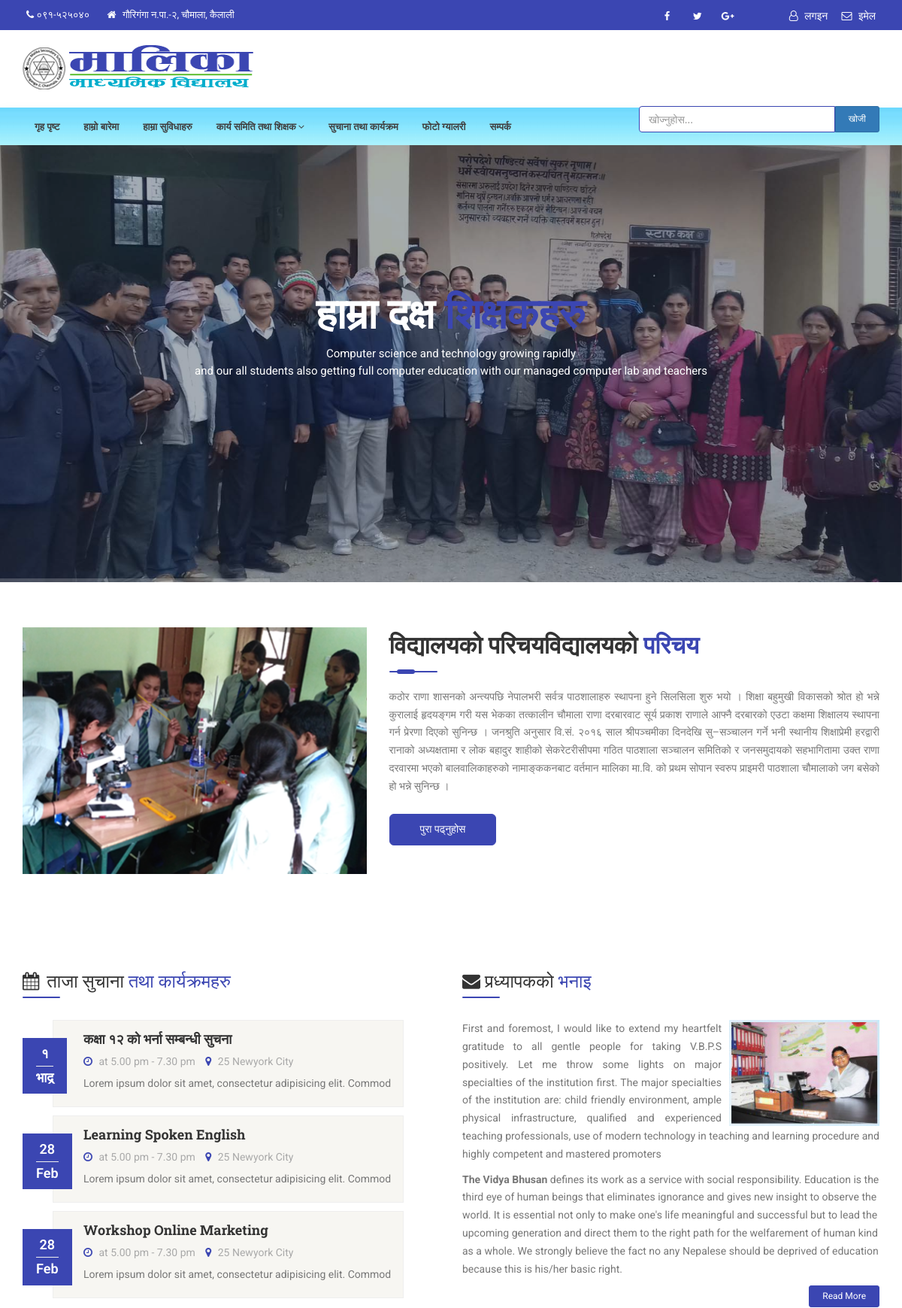
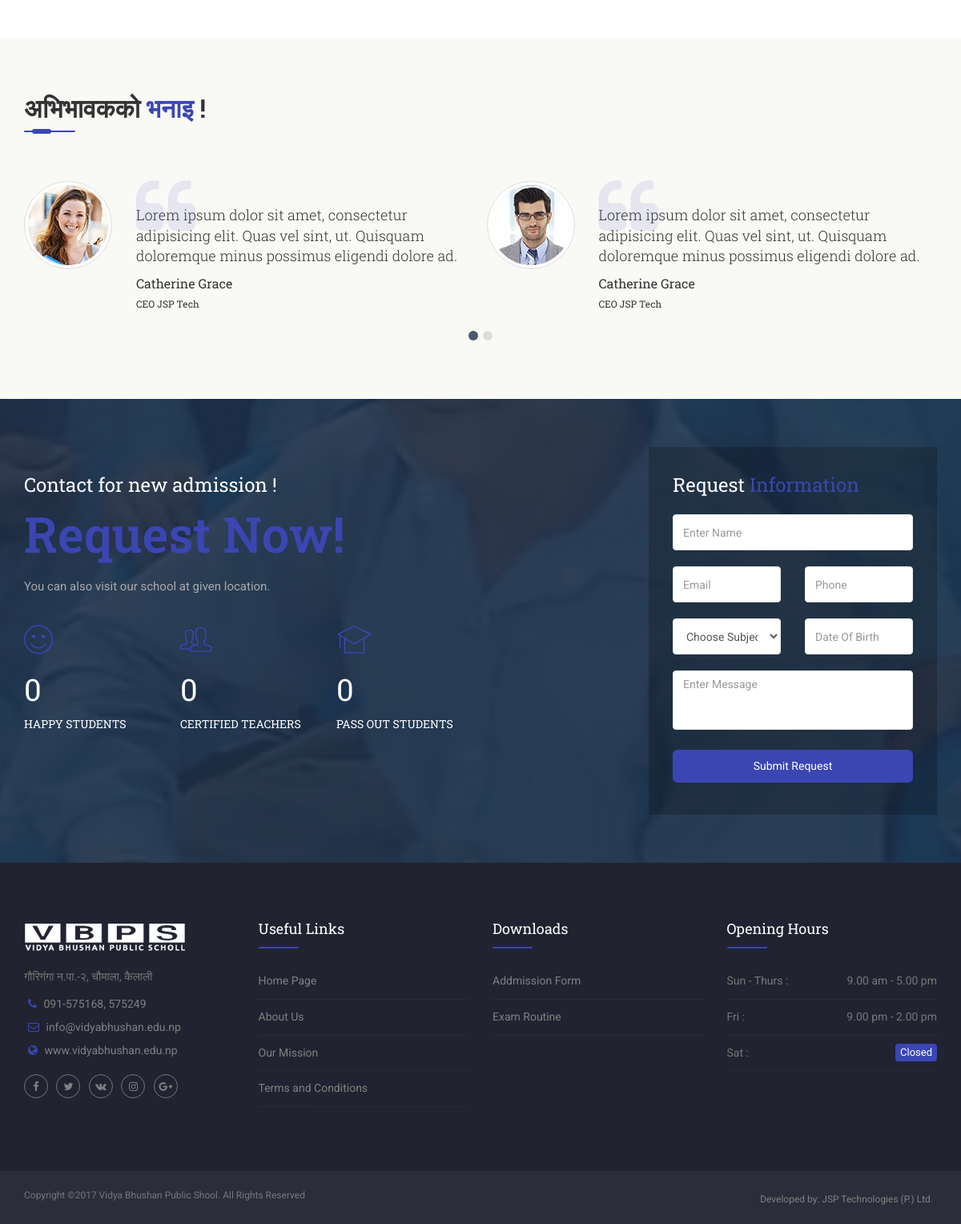
The page / on the database its author committed (2 pictures, top to bottom).
### tables this page shows
CREATE TABLE IF NOT EXISTS `contents` (
  `content_id` int(11) NOT NULL,
  `title` text NOT NULL,
  `content_body` text NOT NULL,
  `status` int(11) NOT NULL
);

### index.php (the view, shortened to what this page needs)
<!DOCTYPE html>
<?php include "includes/connection.php";?>
<html dir="ltr" lang="en">
<head>
<link href="css/bootstrap.min.css" rel="stylesheet" type="text/css">
<link href="css/jquery-ui.min.css" rel="stylesheet" type="text/css">
<link href="css/animate.css" rel="stylesheet" type="text/css">
<link href="css/css-plugin-collections.css" rel="stylesheet"/>
<link href="css/menuzord-megamenu.css" rel="stylesheet"/>
<link id="menuzord-menu-skins" href="css/menuzord-skins/menuzord-boxed.css" rel="stylesheet"/>
<link href="css/style-main.css" rel="stylesheet" type="text/css">
<link href="css/preloader.css" rel="stylesheet" type="text/css">
<link href="css/custom-bootstrap-margin-padding.css" rel="stylesheet" type="text/css">
<link href="css/utility-classes.css" rel="stylesheet" type="text/css">
<link href="css/responsive.css" rel="stylesheet" type="text/css">
<link  href="js/revolution-slider/css/settings.css" rel="stylesheet" type="text/css"/>
<link  href="js/revolution-slider/css/layers.css" rel="stylesheet" type="text/css"/>
<link  href="js/revolution-slider/css/navigation.css" rel="stylesheet" type="text/css"/>
<link href="css/colors/theme-skin-color-set2.css" rel="stylesheet" type="text/css">
</head>
<body class="">
<div id="wrapper" class="clearfix">
  <header id="header" class="header">
    <?php include 'includes/topheader.php'; ?>
    <?php include 'includes/middleheader.php'; ?>
    <?php include 'includes/navheader.php'; ?>
  </header>
  <div class="main-content">
    <?php include 'includes/slidersection.php'; ?>
  <?php
  $select_data = mysqli_query($con, "SELECT * FROM contents where content_id = '1'");
  $data=mysqli_fetch_array($select_data);
  ?>
    <section>
      <div class="container pb-70">
        <div class="section-content">
          <div class="row">
            <div class="col-md-5">
              <img class="img-fullwidth maxwidth500" src="images/about/1.png" alt="">
            </div>
            <div class="col-md-7">
              <h2 class="text-uppercasetext-theme-colored mt-0 mt-sm-30"><?php echo $data[1];?>विद्यालयको <span class="text-theme-colored2">परिचय</span></h2>
              <div class="double-line-bottom-theme-colored-2"></div>
              <p style="text-align:justify"><?php echo $data[2];?></p>
              <a href="about" class="btn btn-colored btn-theme-colored2 text-white btn-lg pl-40 pr-40 mt-15">पुरा पढ्नुहोस</a>
            </div>
          </div>
        </div>
      </div>
    </section>
    <section>
      <div class="container pb-50">
        <div class="section-content">
          <div class="row">
            <div class="col-md-6">
              <h3 class="text-uppercase line-bottom-theme-colored-2 mt-0 line-height-1"><i class="fa fa-calendar mr-10">
              </i>ताजा सुचाना  <span class="text-theme-colored2">तथा कार्यक्रमहरु</span></h3>
              <article>
              	<div class="event-block">
	                <div class="event-date text-center">
	                  <ul class="text-white font-18 font-weight-600">
	                    <li class="border-bottom">१</li>
	                    <li class="">भाद्र</li>
	                  </ul>
	                </div>
	                <div class="event-meta border-1px pl-40">
	                  <div class="event-content pull-left flip">
	                    <h4 class="event-title media-heading font-roboto-slab font-weight-700"><a href="#">कक्षा १२ को भर्ना सम्बन्धी सुचना</a></h4>
	                    <span class="mb-10 text-gray-darkgray mr-10"><i class="fa fa-clock-o mr-5 text-theme-colored2"></i> at 5.00 pm - 7.30 pm</span>
	                    <span class="text-gray-darkgray"><i class="fa fa-map-marker mr-5 text-theme-colored2"></i> 25 Newyork City</span>
	                    <p class="mt-5">Lorem ipsum dolor sit amet, consectetur adipisicing elit. Commod</p>
	                  </div>
	                </div>
	              </div>
              </article>
              <article>
              	<div class="event-block">
	                <div class="event-date text-center">
	                  <ul class="text-white font-18 font-weight-600">
	                    <li class="border-bottom">28</li>
	                    <li class="">Feb</li>
	                  </ul>
	                </div>
	                <div class="event-meta border-1px pl-40">
	                  <div class="event-content pull-left flip">
	                    <h4 class="event-title media-heading font-roboto-slab font-weight-700"><a href="#">Learning Spoken English</a></h4>
	                    <span class="mb-10 text-gray-darkgray mr-10"><i class="fa fa-clock-o mr-5 text-theme-colored2"></i> at 5.00 pm - 7.30 pm</span>
	                    <span class="text-gray-darkgray"><i class="fa fa-map-marker mr-5 text-theme-colored2"></i> 25 Newyork City</span>
	                    <p class="mt-5">Lorem ipsum dolor sit amet, consectetur adipisicing elit. Commod</p>
	                  </div>
	                </div>
	              </div>
              </article>
              <article>
              	<div class="event-block">
	                <div class="event-date text-center">
	                  <ul class="text-white font-18 font-weight-600">
	                    <li class="border-bottom">28</li>
	                    <li class="">Feb</li>
	                  </ul>
	                </div>
	                <div class="event-meta border-1px pl-40">
	                  <div class="event-content pull-left flip">
	                    <h4 class="event-title media-heading font-roboto-slab font-weight-700"><a href="#">Workshop Online Marketing</a></h4>
	                    <span class="mb-10 text-gray-darkgray mr-10"><i class="fa fa-clock-o mr-5 text-theme-colored2"></i> at 5.00 pm - 7.30 pm</span>
	                    <span class="text-gray-darkgray"><i class="fa fa-map-marker mr-5 text-theme-colored2"></i> 25 Newyork City</span>
	                    <p class="mt-5">Lorem ipsum dolor sit amet, consectetur adipisicing elit. Commod</p>
	                  </div>
	                </div>
	              </div>
              </article>
            </div>
            <div class="col-md-6">
              <h3 class="text-uppercase line-bottom-theme-colored-2 line-height-1 mt-0 mt-sm-30"><i class="fa fa-envelope"></i> प्रध्यापकको <span class="text-theme-colored2"> भनाइ</span></h3>
              <p style="text-align:justify;"><img alt="" src="images/principal.jpg"  width="200" style="float: right; margin-left:10px">First and foremost, I would like to extend my heartfelt gratitude to all gentle people for taking V.B.P.S positively. Let me throw some lights on major specialties of the institution first. The major specialties of the institution are: child friendly environment, ample physical infrastructure, qualified and experienced teaching professionals, use of modern technology in teaching and learning procedure and highly competent and mastered promoters</P>
              <p><b>The Vidya Bhusan </b> defines its work as a service with social responsibility. Education is the third eye of human beings that eliminates ignorance and gives new insight to observe the world. It is essential not only to make one's life meaningful and successful but to lead the upcoming generation and direct them to the right path for the welfarement of human kind as a whole. We strongly believe the fact no any Nepalese should be deprived of education because this is his/her basic right.
              </p>
              <a href="#" class="btn btn-colored btn-theme-colored2 text-white btn-sm pull-right">Read More</a>
            </div>
          </div>
        </div>
      </div>
    </section>
    <section class="bg-silver-deep">
      <div class="container pt-70 pb-30">
        <div class="section-title">
          <div class="row">
            <div class="col-md-12">
              <h2 class="text-uppercase title">अभिभावकको <span class="text-theme-colored2"> भनाइ </span>!</h2>
					  	<div class="double-line-bottom-theme-colored-2"></div>
						</div>
          </div>
        </div>
        <div class="row">
          <div class="col-md-12 mb-30">
            <div class="owl-carousel-2col boxed" data-dots="true">
              <div class="item">
                <div class="testimonial pt-10">
                  <div class="thumb pull-left mb-0 mr-0">
                    <img class="img-thumbnail img-circle" alt="" src="images/testimonials/1.jpg" width="110">
                  </div>
                  <div class="testimonial-content">
                    <h4 class="mt-0 font-weight-300">Lorem ipsum dolor sit amet, consectetur adipisicing elit. Quas vel sint, ut. Quisquam doloremque minus possimus eligendi dolore ad.</h4>
                    <h5 class="mt-10 font-16 mb-0">Catherine Grace</h5>
                    <h6 class="mt-5">CEO JSP Tech</h6>
                  </div>
                </div>
              </div>
              <div class="item">
                <div class="testimonial pt-10">
                  <div class="thumb pull-left mb-0 mr-0">
                    <img class="img-thumbnail img-circle" alt="" src="images/testimonials/2.jpg" width="110">
                  </div>
                  <div class="testimonial-content">
                    <h4 class="mt-0 font-weight-300">Lorem ipsum dolor sit amet, consectetur adipisicing elit. Quas vel sint, ut. Quisquam doloremque minus possimus eligendi dolore ad.</h4>
                    <h5 class="mt-10 font-16 mb-0">Catherine Grace</h5>
                    <h6 class="mt-5">CEO JSP Tech</h6>
                  </div>
                </div>
              </div>
            </div>
          </div>
        </div>
      </div>
    </section>
   <section id="reservation" class="parallax layer-overlay overlay-theme-colored-9" data-bg-img="images/bg/bg1.jpg" data-parallax-ratio="0.4">
      <div class="container">
        <div class="row">
          <div class="col-md-8 sm-text-center">
            <h3 class="text-white mt-30 mb-0">Contact for new admission !</h3>
            <h2 class="text-theme-colored2 font-54 mt-0">Request Now!</h2>
            <p class="text-gray-darkgray font-15 pr-90 pr-sm-0 mb-sm-60">
              You can also visit our school at given location.
            </p>
            <div class="row mt-30 sm-text-center">
              <div class="col-xs-12 col-sm-6 col-md-3 mb-md-50">
                <div class="funfact">
                  <i class="pe-7s-smile mb-20 text-theme-colored2"></i>
                  <h2 data-animation-duration="2000" data-value="1150" class="animate-number text-white font-38 font-weight-400 mt-0 mb-15">0</h2>
                  <h5 class="text-white text-uppercase">Happy Students</h5>
                </div>
              </div>
              <div class="col-xs-12 col-sm-6 col-md-3 mb-md-50">
                <div class="funfact">
                  <i class="pe-7s-users mb-20 text-theme-colored2"></i>
                  <h2 data-animation-duration="2000" data-value="50" class="animate-number text-white font-38 font-weight-400 mt-0 mb-15">0</h2>
                  <h5 class="text-white text-uppercase">Certified Teachers</h5>
                </div>
              </div>
              <div class="col-xs-12 col-sm-6 col-md-3 mb-md-50">
                <div class="funfact">
                  <i class="pe-7s-study mb-20 text-theme-colored2"></i>
                  <h2 data-animation-duration="2000" data-value="1248" class="animate-number text-white font-38 font-weight-400 mt-0 mb-15">0</h2>
                  <h5 class="text-white text-uppercase">Pass Out Students</h5>
                </div>
              </div>
            </div>
          </div>
          <div class="col-md-4">
             <div class="p-30 mt-0 bg-dark-transparent-2">
              <h3 class="title-pattern mt-0"><span class="text-white">Request <span class="text-theme-colored2">Information</span></span></h3>
              <form id="reservation_form" name="reservation_form" class="reservation-form mt-20" method="post" action="#" novalidate="novalidate">
                <div class="row">
                  <div class="col-sm-12">
                    <div class="form-group mb-20">
                      <input placeholder="Enter Name" id="reservation_name" name="reservation_name" required="" class="form-control" aria-required="true" type="text">
                    </div>
                  </div>
                  <div class="col-sm-6">
                    <div class="form-group mb-20">
                      <input placeholder="Email" id="reservation_email" name="reservation_email" class="form-control" required="" aria-required="true" type="text">
                    </div>
                  </div>
                  <div class="col-sm-6">
                    <div class="form-group mb-20">
                      <input placeholder="Phone" id="reservation_phone" name="reservation_phone" class="form-control" required="" aria-required="true" type="text">
                    </div>
                  </div>
                  <div class="col-sm-6">
                    <div class="form-group mb-20">
                      <div class="styled-select">
                        <select id="person_select" name="person_select" class="form-control" required="">
                          <option value="">Choose Subject</option>
                        </select>
                      </div>
                    </div>
                  </div>
                  <div class="col-sm-6">
                    <div class="form-group mb-20">
                      <input name="Date Of Birth" class="form-control required date-picker" placeholder="Date Of Birth" aria-required="true" type="text">
                    </div>
                  </div>
                  <div class="col-sm-12">
                    <div class="form-group">
                      <textarea placeholder="Enter Message" rows="3" class="form-control required" name="form_message" id="form_message" aria-required="true"></textarea>
                    </div>
                  </div>
                  <div class="col-sm-12">
                    <div class="form-group mb-0 mt-10">
                      <button type="submit" class="btn btn-colored btn-theme-colored2 text-white btn-lg btn-block" data-loading-text="Please wait...">Submit Request</button>
                    </div>
                  </div>
                </div>
              </form>
              </div>
           </div>
        </div>
      </div>
    </section>
  </div>
  <?php include 'includes/footer.php'; ?>
</div>
</body>
</html>

### rows shown on the page
contents: title "विद्यालयको परिचय", content_body "कठोर राणा शासनको अन्त्यपछि नेपालभरी सर्वत्र पाठशालाहरु स्थापना हुने सिलसिला शुरु भयो । शिक्षा बहुमुखी विकासको श्रोत हो भन्ने कुरालाई हृदयङ्गम गरी यस भेकका तत्कालीन चौमाला राणा दरबारवाट सूर्य प्रकाश राणाले आफ्नै दरबारको एउटा कक्षमा शिक्षालय स्थापना गर्न प्रेरणा दिएको सुनिन्छ । जनश्रुति अनुसार वि.सं. २०१६ साल श्रीपञ्चमीका दिनदेखि सु–सञ्चालन गर्ने भनी स्थानीय शिक्षाप्रेमी हरद्वारी रानाको अध्यक्षतामा र लोक बहादुर शाहीको सेकरेटरीसीपमा गठित पाठशाला सञ्चालन समितिको र जनसमुदायको सहभागितामा उक्त राणा दरवारमा भएको बालवालिकाहरुको नामाङ्ककनबाट वर्तमान मालिका मा.वि. को प्रथम सोपान स्वरुप प्राइमरी पाठशाला चौमालाको जग बसेको हो भन्ने सुनिन्छ ।"
